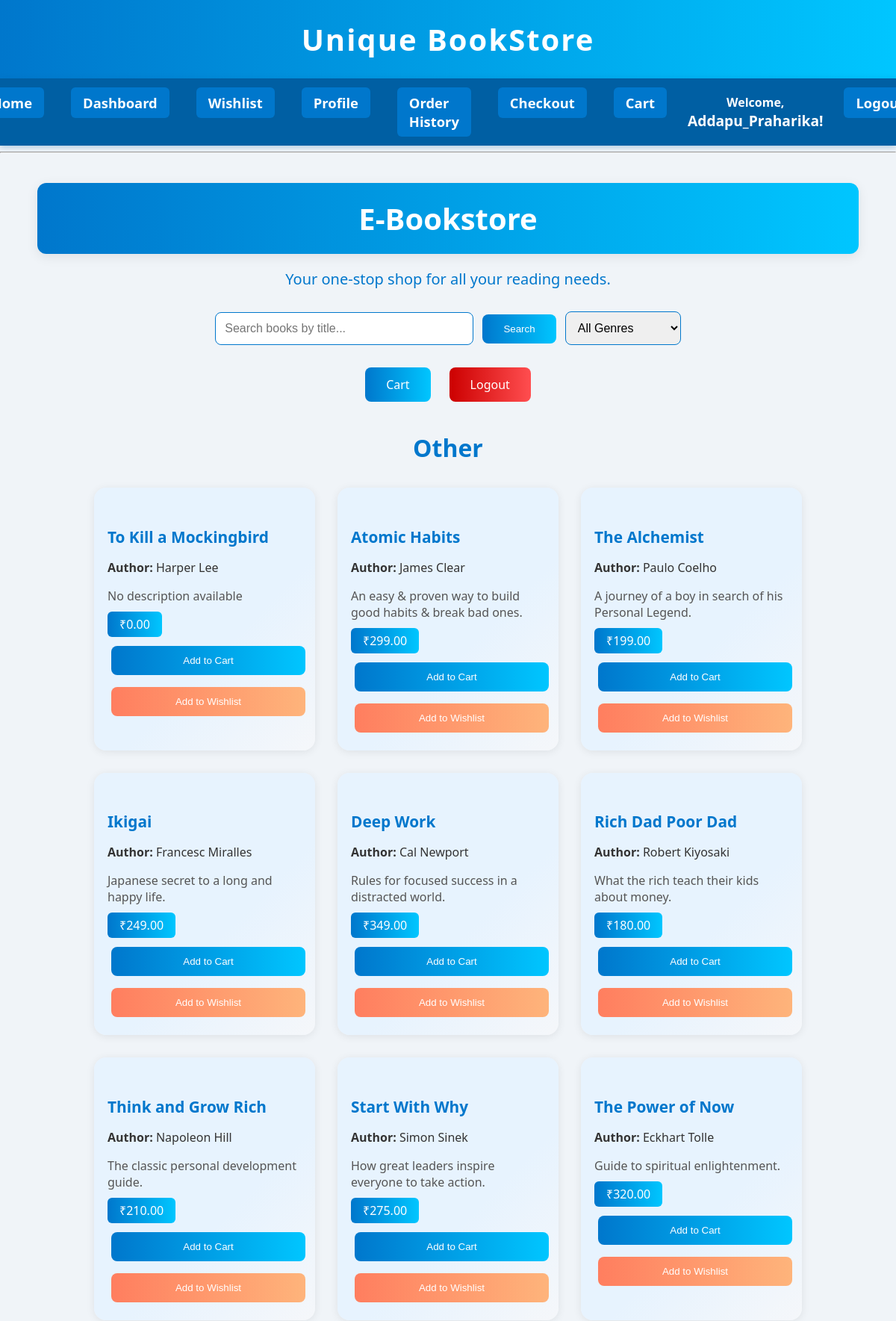
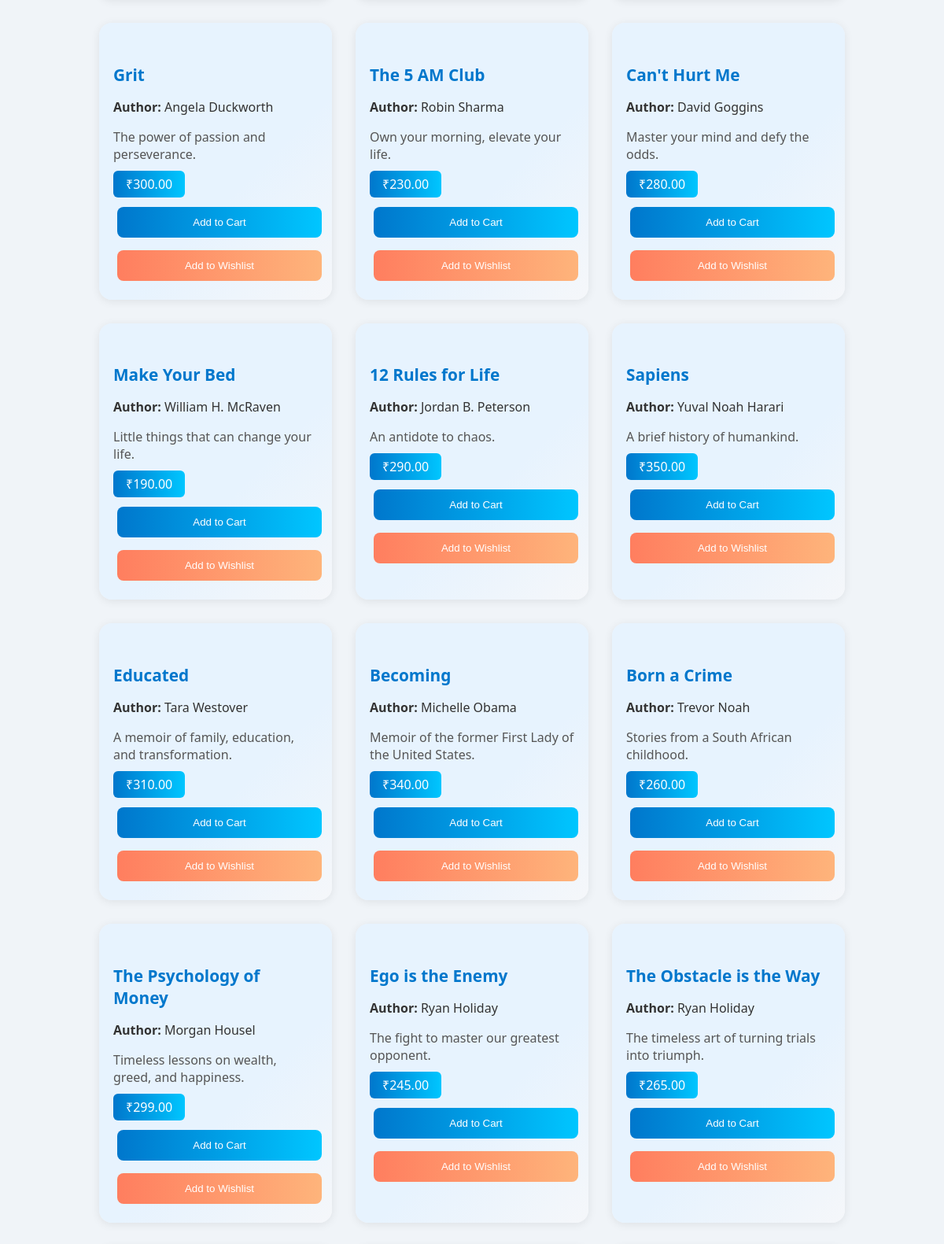
/dashboard/ (signed in, upper part), run on the app's committed database (2 pictures, top to bottom).
### store/models.py (models this page shows, shortened)
class Book(models.Model):
    title = models.CharField(max_length=200)
    author = models.CharField(max_length=100)
    description = models.TextField(default="No description available")
    price = models.DecimalField(max_digits=8, decimal_places=2, default=0.00)
    cover_image = models.ImageField(upload_to='book_covers/', null=True, blank=True)
    genre = models.CharField(max_length=100, null=True, blank=True)
    stock = models.PositiveIntegerField(default=0)

### store/views.py (the view)
# urls.py: path('dashboard/', views.dashboard, name='dashboard'),
def dashboard(request):
    query = request.GET.get('q', '')
    genre_filter = request.GET.get('genre', '')
    books = Book.objects.all()
    if query:
        books = books.filter(title__icontains=query)
    if genre_filter:
        books = books.filter(genre__iexact=genre_filter)
    not_found = not books.exists()
    genres = Book.objects.values_list('genre', flat=True).distinct()
    books_by_genre = defaultdict(list)
    for book in books:
        genre = book.genre if book.genre else 'Other'
        books_by_genre[genre].append(book)
    return render(request, 'store/dashboard.html', {
        'books_by_genre': dict(books_by_genre),
        'query': query,
        'not_found': not_found,
        'genres': genres,
        'selected_genre': genre_filter
    })

### store/templates/store/dashboard.html (shortened to what this page needs)
{% extends "store/base.html" %}
{% block content %}
<div style="max-width: 1100px; margin: 40px auto; text-align: center;">
    <h1 style="font-size: 2.5rem; font-weight: bold; background: linear-gradient(90deg, #0077cc, #00c6ff); color: white; padding: 20px 0; border-radius: 12px; box-shadow: 0 4px 16px rgba(0,0,0,0.08); margin-bottom: 10px;">
        E-Bookstore
    </h1>
    <p style="font-size: 1.25rem; color: #0077cc; font-weight: 500; margin-bottom: 30px;">
        Your one-stop shop for all your reading needs.
    </p>
    <form method="get" style="margin-bottom: 30px;">
        <input type="text" name="q" value="{{ query }}" placeholder="Search books by title..."
            style="width: 320px; padding: 12px; border-radius: 8px; border: 1px solid #0077cc; font-size: 1rem; margin-right: 8px;">
        <button type="submit" style="padding: 12px 28px; background: linear-gradient(90deg, #0077cc, #00c6ff); color: white; border: none; border-radius: 8px; font-weight: 500; cursor: pointer;">
            Search
        </button>
        <select name="genre" onchange="this.form.submit()" style="padding: 12px; border-radius: 8px; border: 1px solid #0077cc; font-size: 1rem; margin-left: 8px;">
            <option value="">All Genres</option>
        </select>
    </form>
    <div style="display: flex; flex-wrap: wrap; justify-content: center; gap: 15px; margin-bottom: 30px;">
        {% if user.is_authenticated %}
            <a href="{% url 'cart' %}" class="custom-btn cart-btn">Cart</a>
            <a href="{% url 'logout' %}" class="custom-btn logout-btn">Logout</a>
        {% else %}
            <a href="{% url 'login' %}" class="custom-btn login-btn">Login</a>
            <a href="{% url 'register' %}" class="custom-btn register-btn">Register</a>
            <a href="{% url 'cart' %}" class="custom-btn cart-btn">Cart</a>
        {% endif %}
    </div>
    {% if not_found %}
        <p style="margin-top: 30px; color: #cc0000; font-size: 1.2rem;">Book not found.</p>
    {% elif books_by_genre %}
        {% for genre, books in books_by_genre.items %}
            <h3 style="margin-top: 40px; font-size: 2rem; color: #0077cc; font-weight: 600;">{{ genre }}</h3>
            <div style="display: flex; flex-wrap: wrap; justify-content: center; gap: 30px; margin-top: 10px; margin-bottom: 30px;">
                {% for book in books %}
                    <div style="background: linear-gradient(135deg, #e7f3fe 60%, #f5f7fa 100%); border-radius: 16px; box-shadow: 0 2px 12px rgba(0,0,0,0.08); width: 260px; padding: 24px 18px; text-align: left; transition: transform 0.2s, box-shadow 0.2s;"
                         onmouseover="this.style.transform='scale(1.04)';this.style.boxShadow='0 6px 24px #0077cc33'"
                         onmouseout="this.style.transform='scale(1)';this.style.boxShadow='0 2px 12px rgba(0,0,0,0.08)'">
                        <h4 style="margin-bottom: 8px; color: #0077cc; font-size: 1.3rem;">
                            <a href="{% url 'book_detail' book.id %}" style="color: #0077cc; text-decoration: none;">{{ book.title }}</a>
                        </h4>
                        <p style="margin-bottom: 6px; color: #333;"><strong>Author:</strong> {{ book.author }}</p>
                        <p style="margin-bottom: 10px; color: #555;">{{ book.description }}</p>
                        <span style="display: inline-block; background: linear-gradient(90deg, #0077cc, #00c6ff); color: white; padding: 6px 16px; border-radius: 6px; font-weight: 500;">&#8377;{{ book.price }}</span>
                        <form method="post" action="{% url 'add_to_cart' book.id %}" style="margin-top: 12px;">
                            <button type="submit" class="custom-btn cart-btn" style="width: 100%;">Add to Cart</button>
                        </form>
                        <form method="post" action="{% url 'add_to_wishlist' book.id %}" style="margin-top: 8px;">
                            <button type="submit" class="custom-btn wishlist-btn" style="width: 100%; background: linear-gradient(90deg, #ff7e5f, #feb47b);">Add to Wishlist</button>
                        </form>
                    </div>
                {% endfor %}
            </div>
        {% endfor %}
    {% else %}
        <p style="margin-top: 30px; color: #cc0000; font-size: 1.2rem;">No books available.</p>
    {% endif %}
</div>
{% endblock %}

### store/templates/store/base.html (shortened to what this page needs)
<!DOCTYPE html>
<html lang="en">
<head>
</head>
<body>
    <header>Unique BookStore</header>
    <nav>
        <ul>
            <li><a href="{% url 'home' %}" class="nav-btn">Home</a></li>
            {% if user.is_authenticated %}
                <li><a href="{% url 'dashboard' %}" class="nav-btn">Dashboard</a></li>
                <li><a href="{% url 'wishlist' %}" class="nav-btn">Wishlist</a></li>
                <li><a href="{% url 'profile' %}" class="nav-btn">Profile</a></li>
                <li><a href="{% url 'order_history' %}" class="nav-btn">Order History</a></li>
                <li><a href="{% url 'checkout' %}" class="nav-btn">Checkout</a></li>
                <li><a href="{% url 'cart' %}" class="nav-btn">Cart{% with request.session.cart|length as cart_count %}{% if cart_count > 0 %} ({{ cart_count }}){% endif %}{% endwith %}</a></li>
                <li style="display: flex; flex-direction: column; justify-content: center; align-items: center; color: white; font-weight: 600; font-size: 1rem; margin: 0 10px;">
                    <span>Welcome,</span>
                    <span style="font-size: 1.2rem; font-weight: 700;">{{ user.username }}!</span>
                </li>
                <li><a href="{% url 'logout' %}" class="nav-btn">Logout</a></li>
            {% else %}
                <li><a href="{% url 'login' %}" class="nav-btn">Login</a></li>
                <li><a href="{% url 'register' %}" class="nav-btn">Register</a></li>
                <li><a href="{% url 'cart' %}" class="nav-btn">Cart</a></li>
            {% endif %}
        </ul>
    </nav>
    <hr>
    {% block content %}
    {% endblock %}
</body>
</html>

### store/templates/store/base.html (style rules this page uses)
body { font-family: 'Segoe UI', Tahoma, Geneva, Verdana, sans-serif; margin: 0; padding: 0; background-color: #f0f4f8; color: #333; }
header { background: linear-gradient(90deg, #0077cc, #00c6ff); color: white; padding: 25px 0; text-align: center; font-size: 2.5em; font-weight: 700; letter-spacing: 2px; box-shadow: 0 4px 12px rgba(0, 118, 204, 0.4); }
nav { background-color: #005fa3; padding: 12px 0; box-shadow: 0 2px 8px rgba(0, 95, 163, 0.3); }
nav ul { list-style: none; margin: 0; padding: 0; display: flex; justify-content: center; }
nav ul li { margin: 0 18px; font-size: 1.15em; font-weight: 600; }
nav ul li a { color: white; text-decoration: none; padding: 8px 16px; border-radius: 6px; transition: background-color 0.3s ease, box-shadow 0.3s ease; box-shadow: inset 0 0 0 0 transparent; display: inline-block; }
.nav-btn { background-color: #0077cc; color: white !important; padding: 8px 16px; border-radius: 6px; font-weight: 600; text-decoration: none; transition: background-color 0.3s ease, box-shadow 0.3s ease; box-shadow: inset 0 0 0 0 transparent; display: inline-block; }

### store/templates/store/dashboard.html (style rules this page uses)
.custom-btn { padding: 12px 28px; color: white; text-decoration: none; border-radius: 8px; font-weight: 500; margin: 0 5px; transition: box-shadow 0.2s, background 0.2s; display: inline-block; border: none; cursor: pointer; }
.cart-btn { background: linear-gradient(90deg, #0077cc, #00c6ff); }
.logout-btn { background: linear-gradient(90deg, #cc0000, #ff4e50); }
.wishlist-btn { background: linear-gradient(90deg, #ff7e5f, #feb47b); color: white; border: none; padding: 12px 28px; border-radius: 8px; font-weight: 500; cursor: pointer; transition: box-shadow 0.2s, background 0.2s; width: 100%; margin-top: 8px; }

### data on the page
Book: title "To Kill a Mockingbird", author "Harper Lee", description "No description available", price "0.00"
Book: title "Atomic Habits", author "James Clear", description "An easy & proven way to build good habits & break bad ones.", price "299.00"
Book: title "The Alchemist", author "Paulo Coelho", description "A journey of a boy in search of his Personal Legend.", price "199.00"
Book: title "Ikigai", author "Francesc Miralles", description "Japanese secret to a long and happy life.", price "249.00"
Book: title "Deep Work", author "Cal Newport", description "Rules for focused success in a distracted world.", price "349.00"
Book: title "Rich Dad Poor Dad", author "Robert Kiyosaki", description "What the rich teach their kids about money.", price "180.00"
Book: title "Think and Grow Rich", author "Napoleon Hill", description "The classic personal development guide.", price "210.00"
Book: title "Start With Why", author "Simon Sinek", description "How great leaders inspire everyone to take action.", price "275.00"
Book: title "The Power of Now", author "Eckhart Tolle", description "Guide to spiritual enlightenment.", price "320.00"
Book: title "Grit", author "Angela Duckworth", description "The power of passion and perseverance.", price "300.00"
Book: title "The 5 AM Club", author "Robin Sharma", description "Own your morning, elevate your life.", price "230.00"
Book: title "Can't Hurt Me", author "David Goggins", description "Master your mind and defy the odds.", price "280.00"
Book: title "Make Your Bed", author "William H. McRaven", description "Little things that can change your life.", price "190.00"
Book: title "12 Rules for Life", author "Jordan B. Peterson", description "An antidote to chaos.", price "290.00"
Book: title "Sapiens", author "Yuval Noah Harari", description "A brief history of humankind.", price "350.00"
Book: title "Educated", author "Tara Westover", description "A memoir of family, education, and transformation.", price "310.00"
Book: title "Becoming", author "Michelle Obama", description "Memoir of the former First Lady of the United States.", price "340.00"
Book: title "Born a Crime", author "Trevor Noah", description "Stories from a South African childhood.", price "260.00"
Book: title "The Psychology of Money", author "Morgan Housel", description "Timeless lessons on wealth, greed, and happiness.", price "299.00"
Book: title "Ego is the Enemy", author "Ryan Holiday", description "The fight to master our greatest opponent.", price "245.00"
Book: title "The Obstacle is the Way", author "Ryan Holiday", description "The timeless art of turning trials into triumph.", price "265.00"

### other printed values
{{ user.username }} "Addapu_Praharika"
{{ genre }} "Other"
